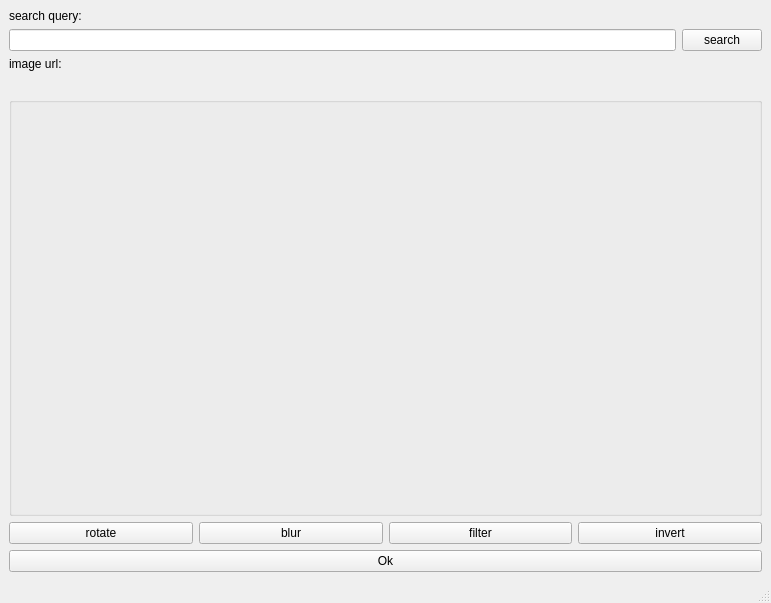
<?xml version="1.0" encoding="UTF-8"?>
<ui version="4.0">
 <class>MainWindow</class>
 <widget class="QMainWindow" name="MainWindow">
  <property name="geometry">
   <rect>
    <x>0</x>
    <y>0</y>
    <width>771</width>
    <height>603</height>
   </rect>
  </property>
  <property name="windowTitle">
   <string>MainWindow</string>
  </property>
  <widget class="QWidget" name="centralwidget">
   <layout class="QVBoxLayout" name="verticalLayout">
    <item>
     <widget class="QLabel" name="label">
      <property name="maximumSize">
       <size>
        <width>16777215</width>
        <height>20</height>
       </size>
      </property>
      <property name="text">
       <string>search query:</string>
      </property>
     </widget>
    </item>
    <item>
     <layout class="QHBoxLayout" name="horizontalLayout_2">
      <item>
       <widget class="QLineEdit" name="search"/>
      </item>
      <item>
       <widget class="QPushButton" name="searchbutton">
        <property name="text">
         <string>search</string>
        </property>
       </widget>
      </item>
     </layout>
    </item>
    <item>
     <widget class="QLabel" name="label_2">
      <property name="maximumSize">
       <size>
        <width>16777215</width>
        <height>20</height>
       </size>
      </property>
      <property name="text">
       <string>image url:</string>
      </property>
     </widget>
    </item>
    <item>
     <widget class="QLabel" name="urllabel">
      <property name="maximumSize">
       <size>
        <width>16777215</width>
        <height>20</height>
       </size>
      </property>
      <property name="text">
       <string/>
      </property>
     </widget>
    </item>
    <item>
     <widget class="QGroupBox" name="groupBox">
      <property name="sizePolicy">
       <sizepolicy hsizetype="MinimumExpanding" vsizetype="MinimumExpanding">
        <horstretch>0</horstretch>
        <verstretch>0</verstretch>
       </sizepolicy>
      </property>
     </widget>
    </item>
    <item>
     <layout class="QHBoxLayout" name="horizontalLayout">
      <property name="sizeConstraint">
       <enum>QLayout::SetMinimumSize</enum>
      </property>
      <item>
       <widget class="QPushButton" name="rotate">
        <property name="text">
         <string>rotate</string>
        </property>
       </widget>
      </item>
      <item>
       <widget class="QPushButton" name="blur">
        <property name="text">
         <string>blur</string>
        </property>
       </widget>
      </item>
      <item>
       <widget class="QPushButton" name="filter">
        <property name="text">
         <string>filter</string>
        </property>
       </widget>
      </item>
      <item>
       <widget class="QPushButton" name="invert">
        <property name="text">
         <string>invert</string>
        </property>
       </widget>
      </item>
     </layout>
    </item>
    <item>
     <widget class="QPushButton" name="pushButton">
      <property name="text">
       <string>Ok</string>
      </property>
     </widget>
    </item>
   </layout>
  </widget>
  <widget class="QMenuBar" name="menubar">
   <property name="geometry">
    <rect>
     <x>0</x>
     <y>0</y>
     <width>771</width>
     <height>29</height>
    </rect>
   </property>
  </widget>
  <widget class="QStatusBar" name="statusbar"/>
 </widget>
 <resources/>
 <connections>
  <connection>
   <sender>pushButton</sender>
   <signal>clicked()</signal>
   <receiver>MainWindow</receiver>
   <slot>close()</slot>
   <hints>
    <hint type="sourcelabel">
     <x>391</x>
     <y>559</y>
    </hint>
    <hint type="destinationlabel">
     <x>400</x>
     <y>573</y>
    </hint>
   </hints>
  </connection>
 </connections>
</ui>
